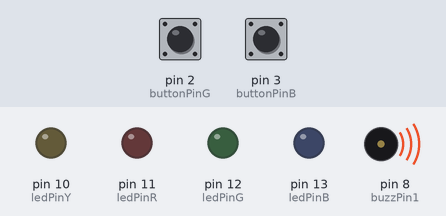
The sketch below on a simulated Arduino Uno, built with avr-gcc and run on an emulated ATmega328P. Parts: output pins drawn as LEDs (lit = HIGH), buzzer (waves = sounding). The test bench sets the inputs (shaded band); at power-on: pin 2 (buttonPinG) HIGH, pin 3 (buttonPinB) HIGH. Random numbers use the default seed unless the sketch sets one. At 13.8 s the program stops and its outputs stay as they are.

Above: at 0.1 s.
At 2.8 s:
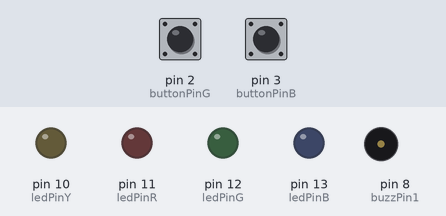
At 7.41 s:
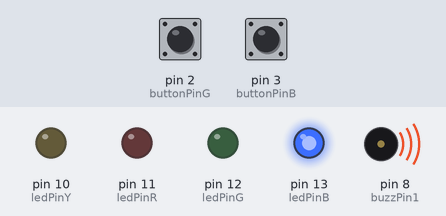
At 8.8 s:
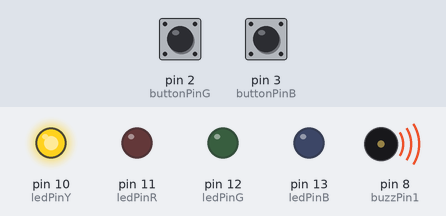
At 10.94 s:
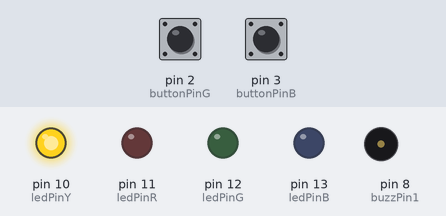
At 12.7 s:
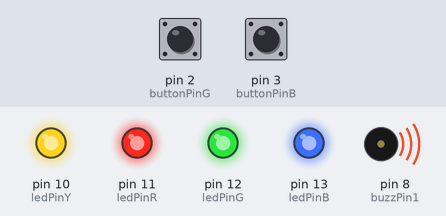
Timing chart, 0 to 15.3 s (numbered marks = the images above):
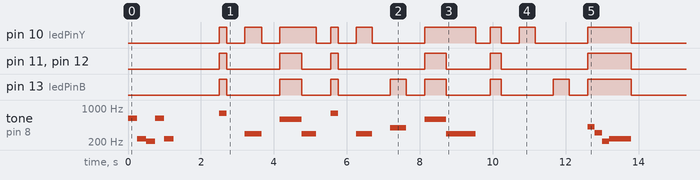

Measured:
- by itself, pin 10 (ledPinY): LOW → HIGH at 2.5 s, → LOW 0.20 s later, → HIGH 0.50 s later, → LOW 0.46 s later, … (18 changes in this stretch)
- by itself, pin 13 (ledPinB): LOW → HIGH at 2.5 s, → LOW 0.20 s later, → HIGH 1.5 s later, → LOW 0.60 s later, … (16 changes in this stretch)
- by itself, pin 11 (ledPinR), pin 12 (ledPinG): LOW → HIGH at 2.5 s, → LOW 0.20 s later, → HIGH 1.5 s later, → LOW 0.60 s later, … (12 changes in this stretch)
- by itself, tone on pin 8 (buzzPin1): plays 622 Hz for 0.25 s, 233 Hz for 0.25 s, 208 Hz for 0.25 s, 622 Hz for 0.25 s, 233 Hz for 0.25 s, 784 Hz for 0.20 s … (18 notes in this stretch)

The sketch:

SimonSays.ino
```cpp
//input pins for corresponding buttons
const int buttonPinB = 3;
const int buttonPinG = 2;
const int buttonPinR = 1;
const int buttonPinY = 0;

//output pins for lights
int ledPinB = 13;
int ledPinG = 12;
int ledPinR = 11;
int ledPinY = 10;

//output pins for buzzers
int buzzPin1 = 8;
int buzzPin2 = 7;

//frequencies corresponding to each light
int bFreq = 392;// high g
int gFreq = 247;//b
int rFreq = 196; //g
int yFreq = 294;//d
int iFreq = 587; //frequency when input is required
int correctFreq = 784; //frequency for inputting correct sequence

int buttonStateR = 0;
int buttonStateB = 0;
int buttonStateG = 0;
int buttonStateY = 0;

const int length = 11; //max length of sequence
int sequence[length]; //initializes array to hold sequence
int n = 0;
int input = 0; //input from buttons
int count = 0;
int t = 40; //acceleration of light speed

int check = 0;
int correct = 1; //flag for whether the user has lost

//initial sound
void openingTune(){
  tone(buzzPin1, 622);
  delay(250);
  tone(buzzPin1, 233);
  delay(250);
  noTone(buzzPin1);
  tone(buzzPin1, 208);
  delay(250);
  tone(buzzPin1, 622);
  delay(250);
  tone(buzzPin1, 233);
  delay(250);
  noTone(buzzPin1);
  delay(250);
}

//final sound
void closingTune(){
  /*
   * g# d# low g# low a#
   */
   tone(buzzPin1, 415);
   delay(200);
   tone(buzzPin1, 311);
   delay(200);
   tone(buzzPin1, 208);
   delay(200);
   tone(buzzPin1, 233);
   delay(600);
   noTone(buzzPin1);

}

//initializes lights and buttons
void setup() {
  pinMode(ledPinR, OUTPUT);
  pinMode(ledPinB, OUTPUT);
  pinMode(ledPinG, OUTPUT);
  pinMode(ledPinY, OUTPUT);
  pinMode(buttonPinR, INPUT);
  pinMode(buttonPinB, INPUT);
  pinMode(buttonPinG, INPUT);
  pinMode(buttonPinY, INPUT);

  digitalWrite(ledPinR, LOW);
  digitalWrite(ledPinG, LOW);
  digitalWrite(ledPinB, LOW);
  digitalWrite(ledPinY, LOW);

  openingTune();
  delay(1000);

  Serial.begin(9600);

  randomSeed(analogRead(0));

  //generate random sequence of numbers 1-4 to correspond with the pattern for the lights to flash in
  for (int i = 0; i<length; i++) {
    sequence[i] = random(1,5);
  }

}

//checks if the input is correct
int checkP(int input, int count){
  int flag = 1;
      if (input != sequence[count]){
         flag = 0;
      }
  return flag;
}

//main loop
void loop() {

  //reads input from buttons
  buttonStateR = digitalRead(buttonPinR);
  buttonStateB = digitalRead(buttonPinB);
  buttonStateG = digitalRead(buttonPinG);
  buttonStateY = digitalRead(buttonPinY);

  while (check == 0){
    for (int i = 0; i<length; i++) {

      digitalWrite(ledPinY, HIGH);
      digitalWrite(ledPinR, HIGH);
      digitalWrite(ledPinG, HIGH);
      digitalWrite(ledPinB, HIGH);
      tone(buzzPin1, correctFreq);
      delay(200);

      digitalWrite(ledPinY, LOW);
      digitalWrite(ledPinR, LOW);
      digitalWrite(ledPinG, LOW);
      digitalWrite(ledPinB, LOW);
      noTone(buzzPin1);
      delay(500);

      //outputs the first n elements of the pattern
      while (n<=i){
        if (sequence[n] == 1){
          digitalWrite(ledPinY, HIGH);
          tone(buzzPin1, yFreq);
          delay(500 - t);
          digitalWrite(ledPinY, LOW);
          noTone(buzzPin1);
        }
        else if (sequence[n] == 2){
          digitalWrite(ledPinR, HIGH);
          tone(buzzPin1, rFreq);
          delay(500 - t);
          digitalWrite(ledPinR, LOW);
          noTone(buzzPin1);
        }
        else if (sequence[n] == 3){
          digitalWrite(ledPinG, HIGH);
          tone(buzzPin1, gFreq);
          delay(500 - t);
          digitalWrite(ledPinG, LOW);
          noTone(buzzPin1);
        }
        else if (sequence[n] == 4){
          digitalWrite(ledPinB, HIGH);
          tone(buzzPin1, bFreq);
          delay(500 - t);
          digitalWrite(ledPinB, LOW);
          noTone(buzzPin1);
        }
        delay(500);
        n++;
      }

      digitalWrite(ledPinY, HIGH);
      digitalWrite(ledPinR, HIGH);
      digitalWrite(ledPinG, HIGH);
      digitalWrite(ledPinB, HIGH);
      tone(buzzPin1, iFreq);
      delay(600);

      digitalWrite(ledPinY, LOW);
      digitalWrite(ledPinR, LOW);
      digitalWrite(ledPinG, LOW);
      digitalWrite(ledPinB, LOW);
      noTone(buzzPin1);

      check = 1; //indicates that input from the user is required

      if (check == 1){
        unsigned long curtime = millis(); //gets the current time

         count = 0; //counts the number of times that the user pushes a button

         //gets user input
         while ((count <= i)&&(millis() - curtime < 10000)){

                buttonStateR = digitalRead(buttonPinR);
                buttonStateB = digitalRead(buttonPinB);
                buttonStateG = digitalRead(buttonPinG);
                buttonStateY = digitalRead(buttonPinY);

               //turns on the corresponding light/buzzer when the user presses a button
               if (buttonStateY == LOW){
                 digitalWrite(ledPinY, HIGH);
                 tone(buzzPin1, yFreq);
                 correct = checkP(1, count);
                 count++;
                 delay(400);
                 digitalWrite(ledPinY, LOW);
                 noTone(buzzPin1);
                 curtime = millis();
               }

               else if (buttonStateR == LOW){
                 digitalWrite(ledPinR, HIGH);
                 tone(buzzPin1, rFreq);
                 correct = checkP(2, count);
                 count++;
                 delay(400);
                 digitalWrite(ledPinR, LOW);
                 noTone(buzzPin1);
                 curtime = millis();
               }

               else if (buttonStateG == LOW){
                 digitalWrite(ledPinG, HIGH);
                 tone(buzzPin1, gFreq);
                 correct = checkP(3, count);
                 count++;
                 delay(400);
                 digitalWrite(ledPinG, LOW);
                 noTone(buzzPin1);
                 curtime = millis();
               }


               else if (buttonStateB == LOW){
                 digitalWrite(ledPinB, HIGH);
                 tone(buzzPin1, bFreq);
                 correct = checkP(4, count);
                 count++;
                 delay(400);
                 digitalWrite(ledPinB, LOW);
                 noTone(buzzPin1);
                 curtime = millis();
               }
        }

        //ends the game if it has been more than 10 seconds since the user pressed a button
        if (millis() - curtime >= 10000){
          delay(100);
          correct = 0;
        }

        delay(400);

        //run when the user has lost
        while (correct == 0){
          //flashes the lights the number of times the user inputted the pattern correctly
          for (int j = 0; j<i; j++){
            digitalWrite(ledPinY, HIGH);
            digitalWrite(ledPinR, HIGH);
            digitalWrite(ledPinG, HIGH);
            digitalWrite(ledPinB, HIGH);
            delay(300);
            digitalWrite(ledPinY, LOW);
            digitalWrite(ledPinR, LOW);
            digitalWrite(ledPinG, LOW);
            digitalWrite(ledPinB, LOW);
            delay(500);
          }

          int m = 0;

          //displays the correct pattern
          for (int k = 0; k<i+1; k++){
              if (sequence[k] == 1){
                digitalWrite(ledPinY, HIGH);
                delay(500 - t);
                digitalWrite(ledPinY, LOW);
              }
              else if (sequence[k] == 2){
                digitalWrite(ledPinR, HIGH);
                delay(500 - t);
                digitalWrite(ledPinR, LOW);
              }
              else if (sequence[k] == 3){
                digitalWrite(ledPinG, HIGH);
                delay(500 - t);
                digitalWrite(ledPinG, LOW);
              }
              else if (sequence[k] == 4){
                digitalWrite(ledPinB, HIGH);
                delay(500 - t);
                digitalWrite(ledPinB, LOW);
              }
              delay(500);
          }

          digitalWrite(ledPinY, HIGH);
          digitalWrite(ledPinR, HIGH);
          digitalWrite(ledPinG, HIGH);
          digitalWrite(ledPinB, HIGH);

          closingTune();
          digitalWrite(ledPinY, LOW);
          digitalWrite(ledPinR, LOW);
          digitalWrite(ledPinG, LOW);
          digitalWrite(ledPinB, LOW);

          while (!correct){
          }
        }

    }

    n = 0;
    t += 25;

    digitalWrite(ledPinY, LOW);
    digitalWrite(ledPinR, LOW);
    digitalWrite(ledPinG, LOW);
    digitalWrite(ledPinB, LOW);
    }

    //RAVE when the user wins
    for (int i = 0; i<10; i++){

      digitalWrite(ledPinB, HIGH);
      tone(buzzPin1, 440);
      delay(50);
      digitalWrite(ledPinB, LOW);
      digitalWrite(ledPinG, HIGH);
      tone(buzzPin1, 392);
      delay(50);
      digitalWrite(ledPinG, LOW);
      digitalWrite(ledPinR, HIGH);
      tone(buzzPin1, 349);
      delay(50);
      digitalWrite(ledPinR, LOW);
      digitalWrite(ledPinY, HIGH);
      tone(buzzPin1, 262);
      delay(50);
      digitalWrite(ledPinY, LOW);
    }

    closingTune();
    while (!correct){
    }
  }
}
```
